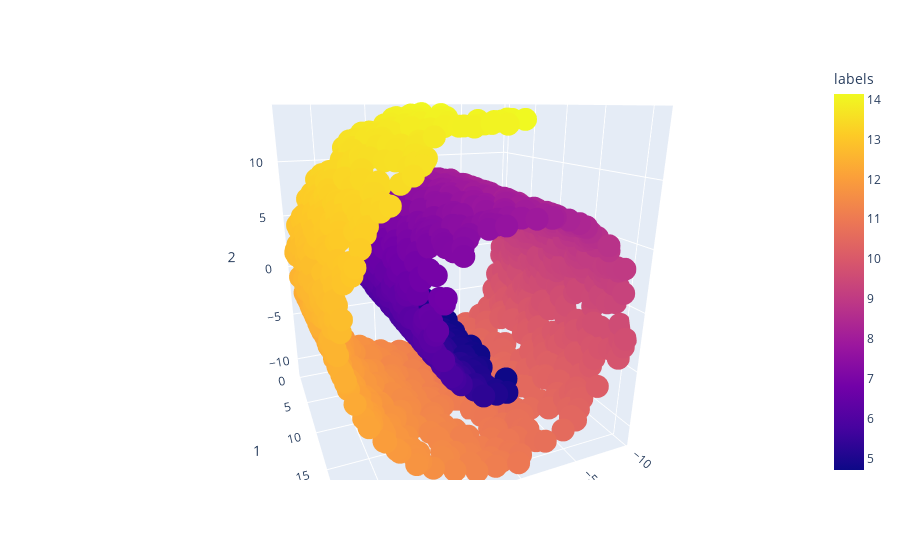

The cell this chart's notebook holds for it:
### Code cell
import plotly.express as px

fig = px.scatter_3d(swissroll, x=0, y=1, z=2,
              color='labels')
fig.show()

### Figure 1 — Plotly figure (JSON) as saved in the notebook; plotly's stock layout.template omitted (floating-point values rounded to 4 significant figures; data arrays with more than 128 entries replaced by an {"elided": "..."} marker saying what was removed)
{"data": [{"hovertemplate": "0=%{x}<br>1=%{y}<br>2=%{z}<br>labels=%{marker.color}<extra></extra>", "legendgroup": "", "marker": {"color": {"elided": "1500 float values"}, "coloraxis": "coloraxis", "symbol": "circle"}, "mode": "markers", "name": "", "scene": "scene", "showlegend": false, "type": "scatter3d", "x": {"elided": "1500 float values"}, "y": {"elided": "1500 float values"}, "z": {"elided": "1500 float values"}}], "layout": {"autosize": true, "coloraxis": {"colorbar": {"title": {"text": "labels"}}, "colorscale": [[0, "#0d0887"], [0.1111, "#46039f"], [0.2222, "#7201a8"], [0.3333, "#9c179e"], [0.4444, "#bd3786"], [0.5556, "#d8576b"], [0.6667, "#ed7953"], [0.7778, "#fb9f3a"], [0.8889, "#fdca26"], [1, "#f0f921"]]}, "legend": {"tracegroupgap": 0}, "margin": {"t": 60}, "scene": {"aspectmode": "auto", "aspectratio": {"x": 0.9736, "y": 0.9253, "z": 1.11}, "camera": {"center": {"x": 0, "y": 0, "z": 0}, "eye": {"x": 0.6606, "y": 1.57, "z": 0.5652}, "projection": {"type": "perspective"}, "up": {"x": 0, "y": 0, "z": 1}}, "domain": {"x": [0, 1], "y": [0, 1]}, "xaxis": {"title": {"text": "0"}, "type": "linear"}, "yaxis": {"title": {"text": "1"}, "type": "linear"}, "zaxis": {"title": {"text": "2"}, "type": "linear"}}}}
